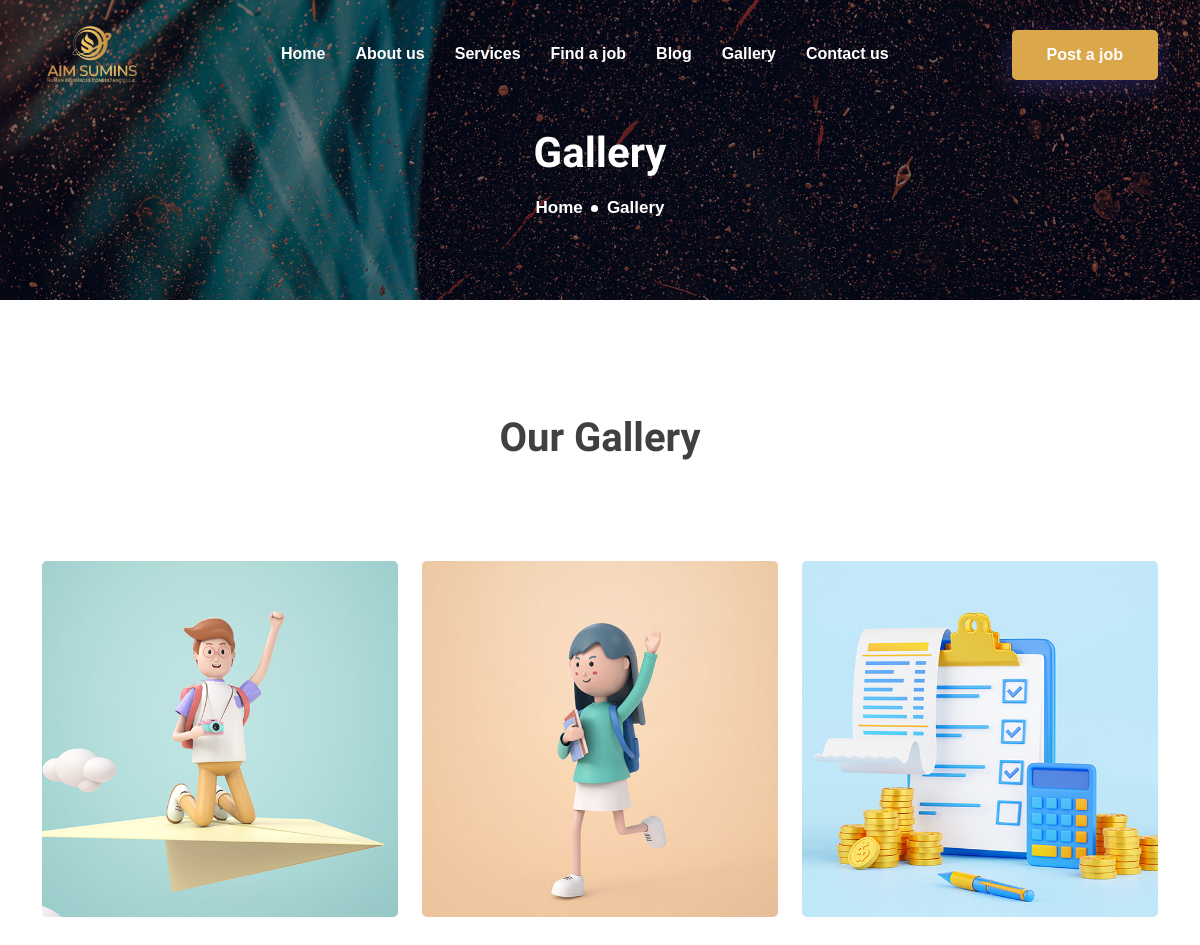
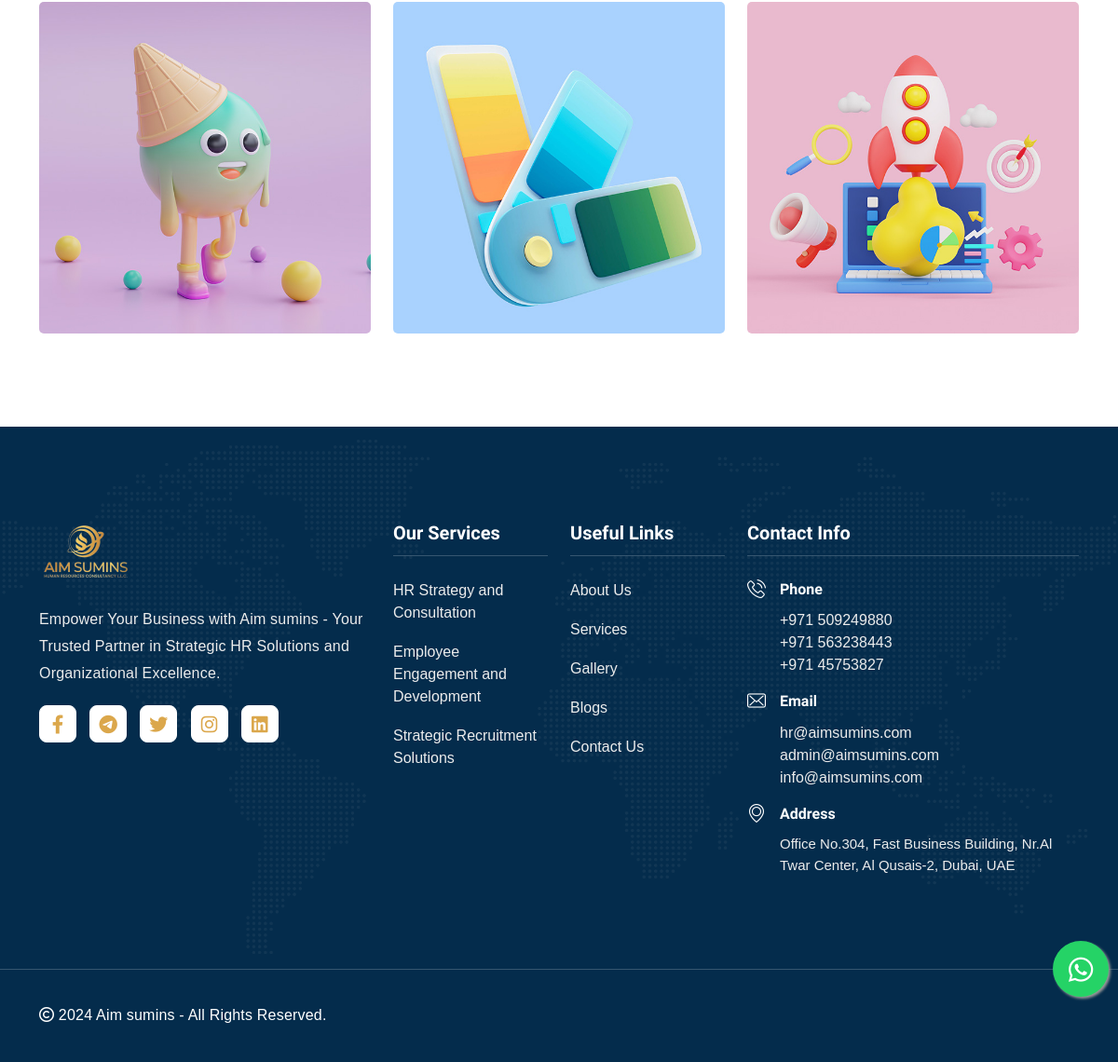
Page /gallery/ on the committed database (2 pictures, top to bottom).
### web/models.py (models this page shows, shortened)
class Portfolio(models.Model):
    image=VersatileImageField(upload_to='portfolio',help_text=" The recommended size is 650x450 pixels.")
    class Meta:
        verbose_name = ("Gallery")
        verbose_name_plural = ("Gallery")

class Service(models.Model):
    title=models.CharField(max_length=200)
    slug=models.SlugField(unique=True, max_length=100)
    image=VersatileImageField(upload_to='services',help_text=" The recommended size is 850x450 pixels.")
    description=HTMLField()
    def get_absolute_url(self):
        return reverse_lazy('web:service-detail', kwargs={'slug': self.slug})

### web/views.py (the view)
# urls.py: path("gallery/", views.PortfolioView.as_view(), name="portfolio"),
class PortfolioView(ListView):
    model = Portfolio
    template_name = "web/portfolio.html"
    def get_context_data(self, **kwargs):
        context = super().get_context_data(**kwargs)
        context["categories"] = PortfolioCategory.objects.all()
        return context

### web/context_processors.py (called while the page is built)
def main_context(request):
    service=Service.objects.all().order_by('-id')[:4]
    return {
        "footer_services": service,
    }

### templates/web/portfolio.html
{% extends "web/base.html" %}
{% load static %}
{% block content %}
	<div class="page-title-area">
		<div class="d-table">
			<div class="d-table-cell">
				<div class="container">
					<div class="page-title-content">
						<h2>Gallery</h2>
						<ul>
							<li><a href="{% url "web:index" %}">Home</a></li>
							<li>Gallery</li>
						</ul>
					</div>
				</div>
			</div>
		</div>
	</div>
    <section class="portfolio-area section-padding section-50-padd">
        <div class="container">
            <div class="row">
				<div class="col-md-12">
					<div class="section-title">
						<h2>Our Gallery</h2>
					</div>
				</div>
            </div>
            <div class="portfolio-container">
				<div class="row">
                    {% for item in object_list %}
                    <div class="col-lg-4 col-md-6 portfolio-grid-item all {{item.category.name|slugify}}">
                        <div class="portfolio-item">
							<img src="{{item.image.url}}" alt="image">
                        </div>
                    </div>
                    {% endfor %}
                </div>
            </div>
        </div>
    </section>
{% endblock %}

### templates/web/partials/footer.html
{% load static %}
<section class="footer-subscribe-wrapper">
    <div class="footer-area ptb-100">
        <div class="container">
            <div class="row">
                <div class="col-lg-4 col-md-6 col-sm-6">
                    <div class="single-footer-widget">
                        <a class="footer-logo" href="#">
                            <img src="{% static 'web/img/logo.png' %}" class="white-logo" alt="logo">
                        </a>
                        <p>Empower Your Business with Aim sumins - Your Trusted Partner in Strategic HR Solutions and Organizational Excellence.</p>
                        <ul class="footer-social">
                            <li>
                                <a href="https://www.facebook.com/profile.php?id=61555417742074&mibextid=ZbWKwL"> <i class="fab fa-facebook-f"></i></a>
                            </li>
                            <li>
                                <a href="https://t.me/+qgUCt9ND1iIwNTBk"> <i class="fab fa-telegram"></i></a>
                            </li>
                            <li>
                                <a href="https://twitter.com/aimsumins"> <i class="fab fa-twitter"></i></a>
                            </li>
                            <li>
                                <a href="https://www.instagram.com/aimsumins/"> <i class="fab fa-instagram"></i></a>
                            </li>
                            <li>
                                <a href="https://www.linkedin.com/in/aimsumins-hr-consultancy-2012842a9/"> <i class="fab fa-linkedin"></i></a>
                            </li>
                        </ul>
                    </div>
                </div>
                <div class="col-lg-2 col-md-6 col-sm-6">
                    <div class="single-footer-widget">
                        <div class="footer-heading">
                            <h3>Our Services</h3>
                        </div>
                        <ul class="footer-quick-links">
                            {% for i in footer_services %}
                            <li><a href="{{ i.get_absolute_url }}">{{ i.title }}</a></li>
                            {% endfor %}
                        </ul>
                    </div>
                </div>
                <div class="col-lg-2 col-md-6 col-sm-6">
                    <div class="single-footer-widget">
                        <div class="footer-heading">
                            <h3>Useful Links</h3>
                        </div>
                        <ul class="footer-quick-links">
                            <li><a href="{% url "web:about" %}">About Us</a></li>
                            <li><a href="{% url "web:services" %}">Services</a></li>
                            <li><a href="{% url "web:portfolio" %}">Gallery</a></li>
                            <li><a href="{% url "web:blogs" %}">Blogs</a></li>
                            <li><a href="{% url "web:contact" %}">Contact Us</a></li>
                        </ul>
                    </div>
                </div>
                <div class="col-lg-4 col-md-6 col-sm-6">
                    <div class="single-footer-widget">
                        <div class="footer-heading">
                            <h3>Contact Info</h3>
                        </div>
                        <div class="footer-info-contact">
                            <i class="flaticon-phone-call"></i>
                            <h3>Phone</h3>
                            <span><a href="tel:+971509249880">+971 509249880</a></span><br>
                            <span><a href="tel:+971563238443">+971 563238443</a></span><br>
                            <span><a href="tel:+97145753827">+971 45753827</a></span>
                        </div>
                        <div class="footer-info-contact">
                            <i class="flaticon-envelope"></i>
                            <h3>Email</h3>
                            <span><a href="mailto:hr@aimsumins.com">hr@aimsumins.com</a></span><br>
                            <span><a href="mailto:admin@aimsumins.com">admin@aimsumins.com</a></span><br>
                            <span><a href="mailto:info@aimsumins.com">info@aimsumins.com</a></span>
                        </div>
                        <div class="footer-info-contact">
                            <i class="flaticon-placeholder"></i>
                            <h3>Address</h3>
                            <span>Office No.304, Fast Business Building, Nr.Al Twar Center, Al Qusais-2, Dubai, UAE</span>
                        </div>
                    </div>
                </div>
            </div>
        </div>
    </div>
</section>
<div class="copyright-area">
    <div class="container">
        <div class="row align-items-center">
            <div class="col-lg-6 col-md-6">
                <p><i class="far fa-copyright"></i> {% now "Y" %} Aim sumins - All Rights Reserved.</p>
            </div>
        </div>
    </div>
</div>

### rows in the picture
Portfolio: image (picture)
Portfolio: image (picture)
Portfolio: image (picture)
Portfolio: image (picture)
Portfolio: image (picture)
Portfolio: image (picture)
Service: title "HR Strategy and Consultation"
Service: title "Employee Engagement and Development"
Service: title "Strategic Recruitment Solutions"
